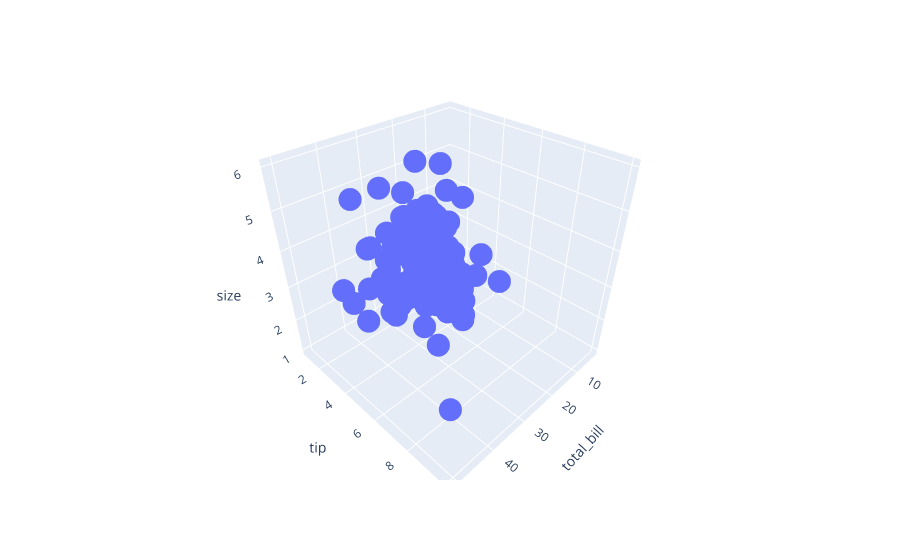

Notebook cell for this chart:
### Markdown cell above
## 11. Let's see how total_bill and tip are related using plotly

### Code cell
# find relationship between total_bill and tip from datasets
fig = px.scatter_3d(tip, x = "total_bill", y = "tip", z = "size")
fig.show()

### Figure 1 — Plotly figure (JSON) as saved in the notebook; plotly's stock layout.template omitted (floating-point values rounded to 4 significant figures; data arrays with more than 128 entries replaced by an {"elided": "..."} marker saying what was removed)
{"data": [{"hovertemplate": "total_bill=%{x}<br>tip=%{y}<br>size=%{z}<extra></extra>", "legendgroup": "", "marker": {"color": "#636efa", "symbol": "circle"}, "mode": "markers", "name": "", "scene": "scene", "showlegend": false, "type": "scatter3d", "x": {"elided": "244 float values"}, "y": {"elided": "244 float values"}, "z": {"elided": "244 int values"}}], "layout": {"legend": {"tracegroupgap": 0}, "margin": {"t": 60}, "scene": {"domain": {"x": [0, 1], "y": [0, 1]}, "xaxis": {"title": {"text": "total_bill"}}, "yaxis": {"title": {"text": "tip"}}, "zaxis": {"title": {"text": "size"}}}}}
